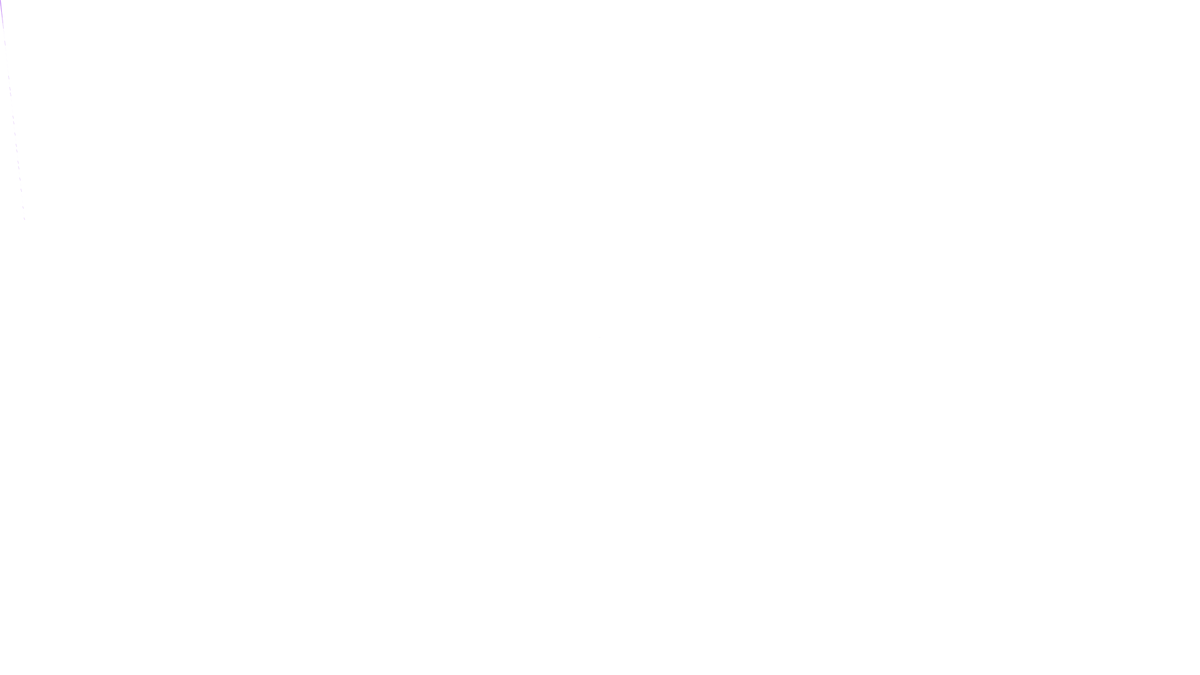
Frame 1 (no input)
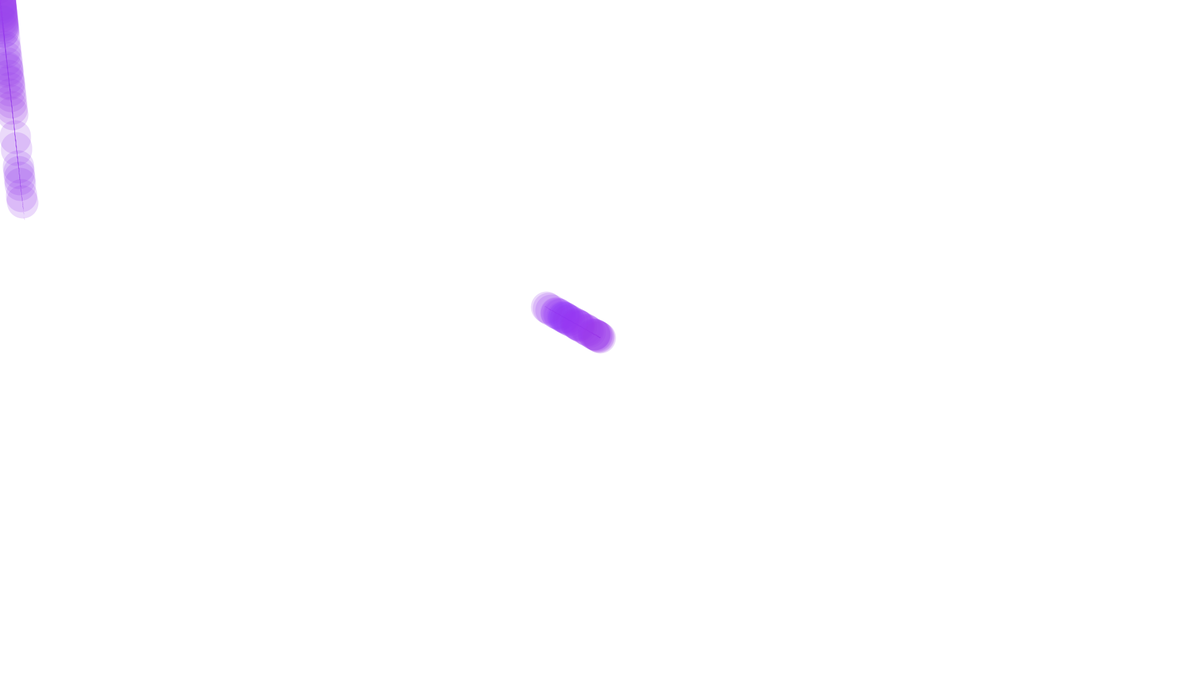
Frame 60 (the mouse pressed at the canvas centre just before this capture)
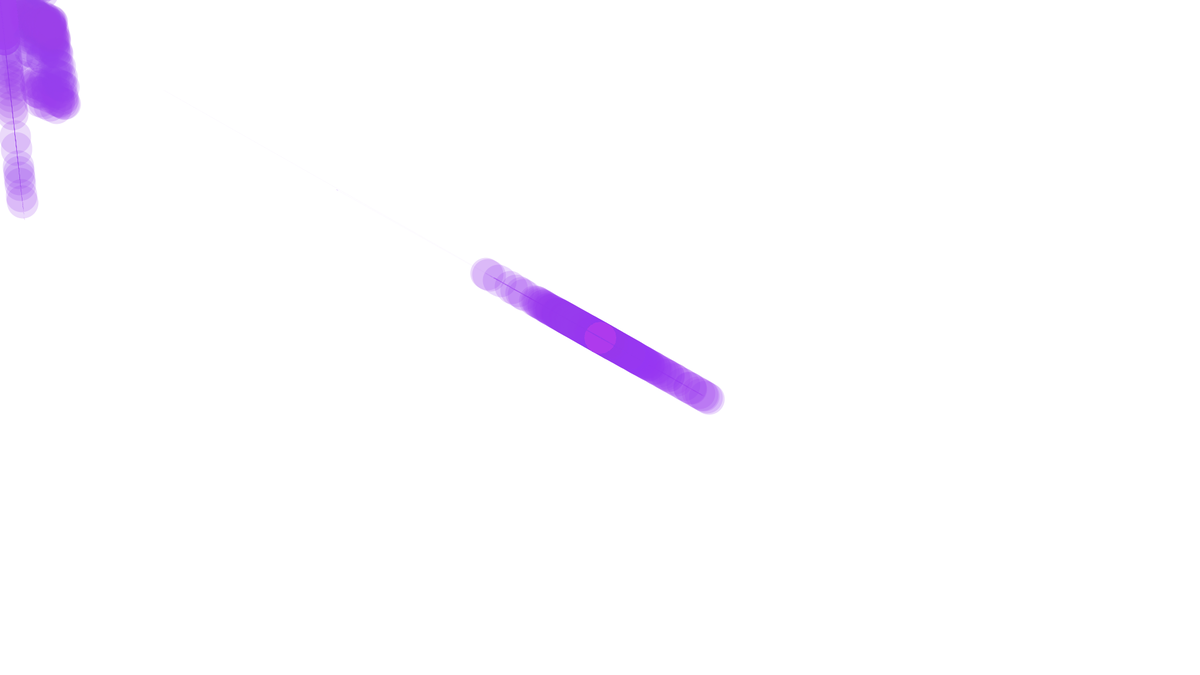
Frame 120 (the mouse held since frame 60 and released just before this capture)

The Processing sketch that drew these frames (run headless with seeded random() and noise(); from frame 60 on, the mouse is pressed at the canvas centre):

// Processing sketch: mooddev
// ── mooddev.pde
import java.util.*;

/* 
 * 1) Press 'w' to save the image.
 * 2) Open the file location where this sketch is located. You should find an SVG file.
 * 3) Open that SVG file using Inkscape.
 * 4) Go to File, Export Bitmap, and select your desired width, height, and DPI.
 * 5) Hit "Export". An "export in progress" window will appear. Wait for it to finish.
 * 6) Go back to the file location. There will now be a rendered PNG file.
 */

float CIRCLE_NUM = .5;

import java.util.ArrayList;
ArrayList<Ball> list;
float r, g, b, variance = 2;
float size = 1;
float sizeNorm = 1;
//PGraphics graphics;
void setup() {
  size(1920, 1080);
  //colorMode(HSB, 360, 100, 100, 255);
  background(255);
  r = random(255);
  g = random(255);
  b = random(255);
  list = new ArrayList();
  noStroke();
  for (int a = 0; a < 40; a++) {     
    list.add(new Ball(a, a*9, 0, 0, r, g, b, variance / 1));
    r += random(-variance, variance);
    g += random(-variance, variance);
    b += random(-variance, variance);
  }  
//  graphics = createGraphics(width, height, JAVA2D);
//  graphics.smooth();
  //  mouseX = width/2;
  //  mouseY = height/2;
  out.begin();
}

int k;
int m = 1;

SVGOut out = new SVGOut();

void draw() {
  list.add(new Ball(width/2, height/2, 0, 0, r, g, b, variance / 4));
  r += random(-variance, variance);
  g += random(-variance, variance);
  b += random(-variance, variance);
  if (mousePressed) {    
    if (mouseButton == LEFT) sizeNorm += 2;
    else sizeNorm = max(sizeNorm-1, 0);
  }     
  m = 1;
  if (keyPressed) {     
    if (key == ' ') {
      m = -1;
    }
  }   
  k = (int)random(list.size());
//  graphics.beginDraw();

//  if(frameCount > 100) {
////    graphics.beginRecord(out);
//    beginRecord(out);
//    out.begin();
//  }
  beginRecord(out);
  
//  noStroke(); fill(0, .2);
//  rect(0, 0, width, height);

//  graphics.background(0, .2);
//  background(0, .2);
  for (int a = 8; a < list.size(); a++) {     
    Ball b = (Ball) list.get(a);
    b.run();
  }
  Ball b = (Ball) list.get(k);
  size = min(sizeNorm/dist(b.x, b.y, mouseX, mouseY), 50);
  if (keyPressed & key == 'f') {     
    size = 1;
  }   
  for (int a = 0; a < list.size(); a++) {
    b = (Ball) list.get(a);
    b.show();
  }
  endRecord();
  if(keyPressed && key == 'w')
    write();
//  graphics.endDraw();
//  image(graphics, 0, 0);
}

void write() {
  out.begin();
  for(Ball b : list) {
    out.doc.append(b.pathString());
  }
  String s = out.current();
  try {
    String f = sketchPath("out-"+frameCount+".svg");
    PrintWriter stream = new PrintWriter(f);
    stream.write(s);
    stream.flush();
    stream.close();
  }catch(Exception e) {e.printStackTrace();}
}



class Ball {   
  float x, y, dx, dy;
  float ox, oy;
  int r, g, b;
  LinkedList<Float> locX = new LinkedList();
  LinkedList<Float> locY = new LinkedList();
  LinkedList<float[]> bigs = new LinkedList();
//  float variance;
  Ball(float x, float y, float dx, float dy, float r, float g, float b, float v) {
    this.x = x;
    this.y = y;
    this.dx = dx;
    this.dy = dy;
    this.r = int(constrain(r, 0, 255));
    this.g = int(constrain(g, 0, 255));
    this.b = int(constrain(b, 0, 255));
//    variance = v;
  }
  void run() {     
    ox = x;
    oy = y;
    //    x += dx;
    //    y += dy;
    dx += (mouseX-x)/20;
    dy += (mouseY-y)/20;
    float ang = atan2(mouseY-y, mouseX-x);
    float dist = dist(x, y, mouseX, mouseY);
    if (dist == 0) return;
    x += 55*cos(ang)/sqrt(dist)*m;
    y += 55*sin(ang)/sqrt(dist)*m;
    size = 5/dist;
  }   
  void show() {
//    r += random(-variance, variance);
//    g += random(-variance, variance);
//    b += random(-variance, variance);
//    graphics.strokeWeight(size);
//    graphics.stroke(color(r, g, b, 50));
//    graphics.line(x, y, ox, oy);
  float ssize = (random(1) < CIRCLE_NUM) ? size : 1;
    strokeWeight(ssize);
    stroke(color(r, g, b, 50));
    line(x, y, ox, oy);
    if(ssize > 2) {
      float[] arr = {x, y, ox, oy, ssize};
      bigs.add(arr);
    }
    locX.add(x);
    locY.add(y);
  }
  
  StringBuilder pathString() {
    StringBuilder b = new StringBuilder(locX.size()*13 + 100);
    for(float[] arr : bigs) {
      b.append("<line stroke=\"#");
      b.append(strokeColor(r, g, this.b));
      b.append("\" stroke-width=\"");
      b.append(tc(arr[4]));
      b.append("\" x1=\"");
      b.append(tc(arr[0]));
      b.append("\" y1=\"");
      b.append(tc(arr[1]));
      b.append("\" x2=\"");
      b.append(tc(arr[2]));
      b.append("\" y2=\"");
      b.append(tc(arr[3]));
      b.append("\" />\n");
    }
    b.append("<path stroke=\"#");
    b.append(strokeColor(r, g, this.b));
    b.append("\" d=\"M");
    b.append(tc(locX.getFirst()));
    b.append(' ');
    b.append(tc(locY.getFirst()));
    b.append(' ');
    Iterator<Float> itx = locX.listIterator(1),
                    ity = locY.listIterator(1);
    while(itx.hasNext()) {
      float x = itx.next();
      float y = ity.next();
      b.append('L');
      b.append(tc(x));
      b.append(' ');
      b.append(tc(y));
    }
    b.append("\" />\n");
    return b;
  }
}

  String lpad(String s, char c, int wantLen) {
    return makeStr(c, wantLen - s.length()) + s;
  }
  
  String makeStr(char c, int len) {
      StringBuilder b = new StringBuilder(len);
      for (int i = 0; i < len; i++) {
          b.append(c);
      }
      return b.toString();
  }
  
String lp(String s) {
  return s.length() < 2 ? '0' + s : s;
}

String strokeColor(int strokeRi, int strokeGi, int strokeBi) {
  return lp(Integer.toHexString(strokeRi)) + 
         lp(Integer.toHexString(strokeGi)) + 
         lp(Integer.toHexString(strokeBi));
}

String tc(float val) {
  String s = String.valueOf(val);
  return s.length() > 6 ? s.substring(0, 6) : s;
} 

























class SVGOut extends PGraphics {
  
  public SVGOut() {
    super();
  }

  StringBuilder doc = null; //Holds the XML data

  void begin() { //Call this method right before/after you call beginRecord(SVGOut)
    doc = new StringBuilder("<svg width=\"100%\" height=\"100%\" version=\"1.1\" xmlns=\"http://www.w3.org/2000/svg\">\n" + 
      "<defs>\n"+
    "<style type=\"text/css\">\n"+
    "path { stroke-opacity:0.1961; fill:none; }\n"+
    "line { stroke-opacity:0.1961; stroke-linecap:round; }</style>\n"+
  "</defs>\n");
  }
  
//  void line(float p1, float p2, float p3, float p4) {
//    doc.append("<line x1=\"");
//    doc.append(tc(p1));
//    doc.append("\" y1=\"");
//    doc.append(tc(p2));
//    doc.append("\" x2=\"");
//    doc.append(tc(p3));
//    doc.append("\" y2=\"");
//    doc.append(tc(p4));
//    doc.append("\" style=\"stroke:#");
//    doc.append(strokeColor());
//    if(strokeWeight > 1) {
//      doc.append(";stroke-width:");
//      doc.append(max(1, strokeWeight));
//    }
//    doc.append("\" />\n");
//  }
  
  
  String strokeColor() {
    return lpad(Integer.toHexString(strokeRi), '0', 2) + 
           lpad(Integer.toHexString(strokeGi), '0', 2) + 
           lpad(Integer.toHexString(strokeBi), '0', 2);
  }
  
  String current() { //Call this method ribht before/after you call endRecord()
//      doc.append("</svg>");
    return doc.toString()+"</svg>";
  }
}
